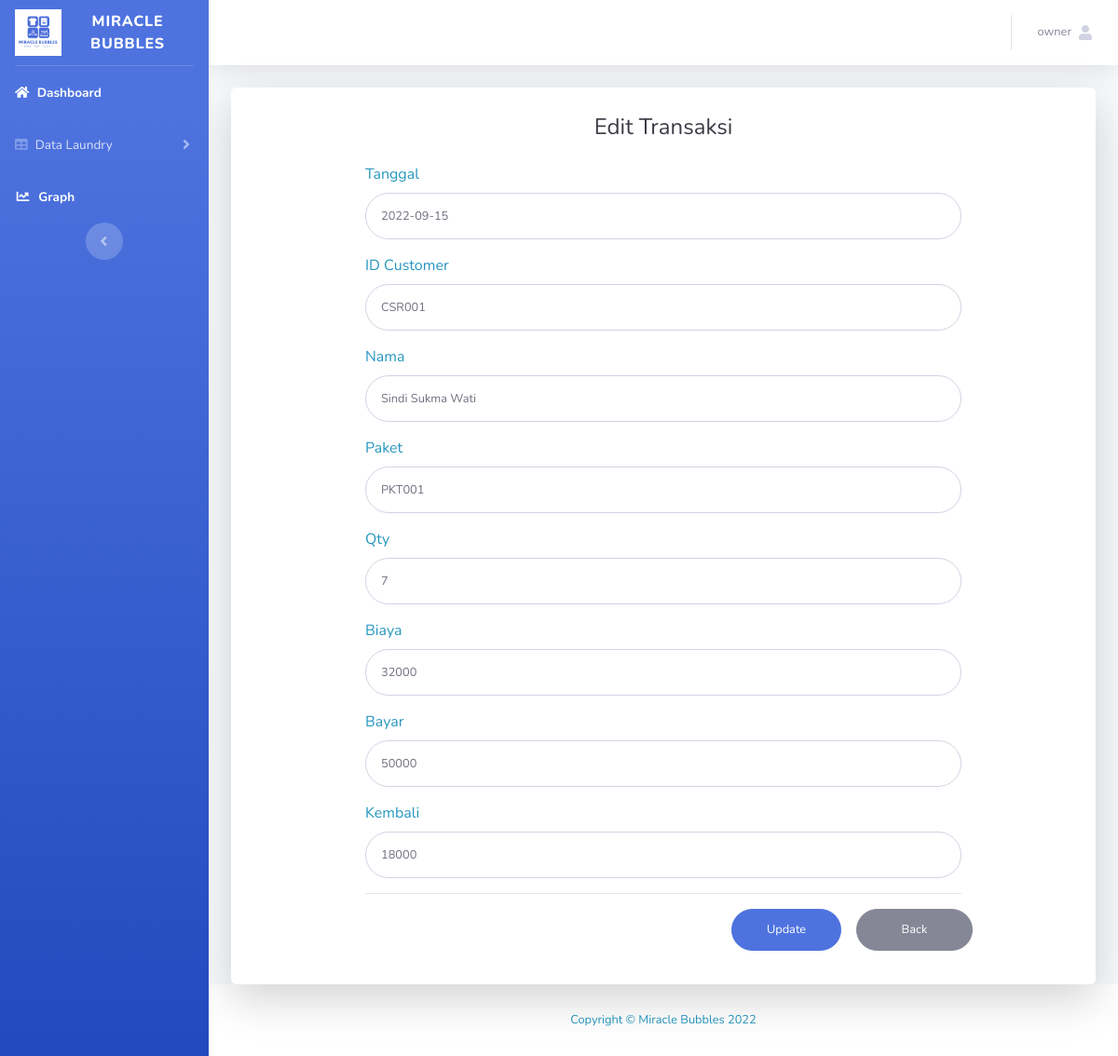
Page /edittransaksi.php?id_transaksi=TRS001 (signed in) on the committed database.
### tables this page shows
CREATE TABLE `tb_transaksi` (
  `id_transaksi` varchar(10) NOT NULL,
  `tanggal` date NOT NULL,
  `id_customer` varchar(10) NOT NULL,
  `nama` varchar(100) NOT NULL,
  `id_paket` varchar(10) NOT NULL,
  `qty` int NOT NULL,
  `biaya` int NOT NULL,
  `bayar` int NOT NULL,
  `kembalian` int NOT NULL
);

### edittransaksi.php (the view, shortened to what this page needs)
<?php
require ('koneksi.php');
$sesName = $_SESSION['name'];
$id = $_GET['id_transaksi'];
$query = "SELECT * FROM tb_transaksi WHERE id_transaksi='$id'";
$result = mysqli_query($koneksi, $query)or die(mysqli_errno($koneksi));
while ($row = mysqli_fetch_array($result)) {
    $tgl   = $row['tanggal'];
    $cust  = $row['id_customer'];
    $nama  = $row['nama'];
    $pkt   = $row['id_paket'];
    $qty   = $row['qty'];
    $biaya = $row['biaya'];
    $bayar = $row['bayar'];
    $kembali = $row['kembalian'];
    ?>
    <!DOCTYPE html>
    <html lang="en">
    <head>
        <link href="vendor/fontawesome-free/css/all.min.css" rel="stylesheet" type="text/css">
        <link href="css/sb-admin-2.min.css" rel="stylesheet">
    </head>
    <body id="page-top">
<div id="wrapper">
    <ul class="navbar-nav bg-gradient-primary sidebar sidebar-dark accordion" id="accordionSidebar">
        <a class="sidebar-brand d-flex align-items-center justify-content-center" href="index.php">
            <div >
                <img src="img/logoo.jpg" style="width: 50px">
            </div>
            <div class="sidebar-brand-text mx-3"> MIRACLE BUBBLES </div>
        </a>
        <hr class="sidebar-divider my-0">
        <li class="nav-item active">
            <a class="nav-link" href="index.php">
            <i class="fa fa-home" aria-hidden="true"></i>
                <span>Dashboard</span></a>
        </li>
        <li class="nav-item">
            <a class="nav-link collapsed" href="#" data-toggle="collapse" data-target="#collapseTwo"
                aria-expanded="true" aria-controls="collapseTwo">
                <i class="fa fa-table" aria-hidden="true"></i>
                <span>Data Laundry</span>
            </a>
        <li class="nav-item active">
            <a class="nav-link" href="bar.php">
            <i class="fas fa-fw fa-chart-line"></i>
                <span>Graph</span></a>
        </li>
        <div class="text-center d-none d-md-inline">
            <button class="rounded-circle border-0" id="sidebarToggle"></button>
        </div>
    </ul>
    <div id="content-wrapper" class="d-flex flex-column">
        <div id="content">
            <nav class="navbar navbar-expand navbar-light bg-white topbar mb-4 static-top shadow">
                <ul class="navbar-nav ml-auto">
                    <li class="nav-item dropdown no-arrow">
                        <a class="nav-link dropdown-toggle" href="#" id="userDropdown" role="button"
                            data-toggle="dropdown" aria-haspopup="true" aria-expanded="false">
                            <span class="mr-2 d-none d-lg-inline text-gray-600 small"><?php echo $sesName; ?></span>
                            <i class="fa fa-user" aria-hidden="true"></i>
                        </a>
                    </li>
                </ul>
            </nav>
        <div class="container">
            <div class="card o-hidden border-0 shadow-lg justify-content-center align-items-center">
                <div class="card-body w-75 vh-50 ">
                            <div class="p-2">
                                <div class="text-center">
                                    <h1 class="h4 text-gray-900 mb-4">Edit Transaksi</h1>
                                </div>
                                <form class="user" action="edittransaksi.php" method="POST">
                                    <div class="form-group">
                                        <label>Tanggal</label>
                                        <input type="text" class="form-control form-control-user" id="exampleInputEmail" name="txt_tgl" value="<?php echo $tgl; ?>" >
                                    </div>
                                    <div class="form-group">
                                        <label>ID Customer</label>
                                        <input type="text" class="form-control form-control-user" id="exampleInputPassword" name="txt_idc" value="<?php echo $cust; ?>">
                                    </div>
                                    <div class="form-group">
                                        <label>Nama</label>
                                        <input type="text" class="form-control form-control-user" id="exampleInputNama" name="txt_nama" value="<?php echo $nama; ?>">
                                    </div>
                                    <div class="form-group">
                                        <label>Paket</label>
                                        <input type="text" class="form-control form-control-user" id="exampleInputUsername" name="txt_idp" value="<?php echo $pkt; ?>">
                                    </div>
                                    <div class="form-group">
                                        <label>Qty</label>
                                        <input type="text" class="form-control form-control-user" id="exampleInputEmail" name="txt_qty" value="<?php echo $qty; ?>" >
                                    </div>
                                    <div class="form-group">
                                        <label>Biaya</label>
                                        <input type="text" class="form-control form-control-user" id="exampleInputPassword" name="txt_biaya" value="<?php echo $biaya; ?>">
                                    </div>
                                    <div class="form-group">
                                        <label>Bayar</label>
                                        <input type="text" class="form-control form-control-user" id="exampleInputUsername" name="txt_bayar" value="<?php echo $bayar; ?>">
                                    </div>
                                    <div class="form-group">
                                        <label>Kembali</label>
                                        <input type="text" class="form-control form-control-user" id="exampleInputUsername" name="txt_kembali" value="<?php echo $kembali; ?>">
                                    </div>
                                    <hr>
                                    <div class="form-group row" style="position: relative; float: right; ">
                                        <div class="px-3" style="width: 150px;">
                                            <button type="submit" name="update" class="btn btn-primary btn-user btn-block">Update</button>
                                        </div>
                                        <div style="width: 125px;">
                                            <a href="ttransaksi.php" class="btn btn-secondary btn-user btn-block">Back</a>
                                        </div>
                                    </div>
                                </form>
                            </div>
                        </div>
            </div>
        </div>
                <footer class="sticky-footer bg-white">
                    <div class="container my-auto">
                        <div class="copyright text-center my-auto">
                            <span>Copyright &copy; Miracle Bubbles 2022</span>
                        </div>
                    </div>
                </footer>
            </div>
        </div>
    </body>
    </html>
    <?php } ?>

### rows in the picture
tb_transaksi: txt_tgl "2022-09-15", txt_idc "CSR001", txt_nama "Sindi Sukma Wati", txt_idp "PKT001", txt_qty "7", txt_biaya "32000", txt_bayar "50000", txt_kembali "18000"
